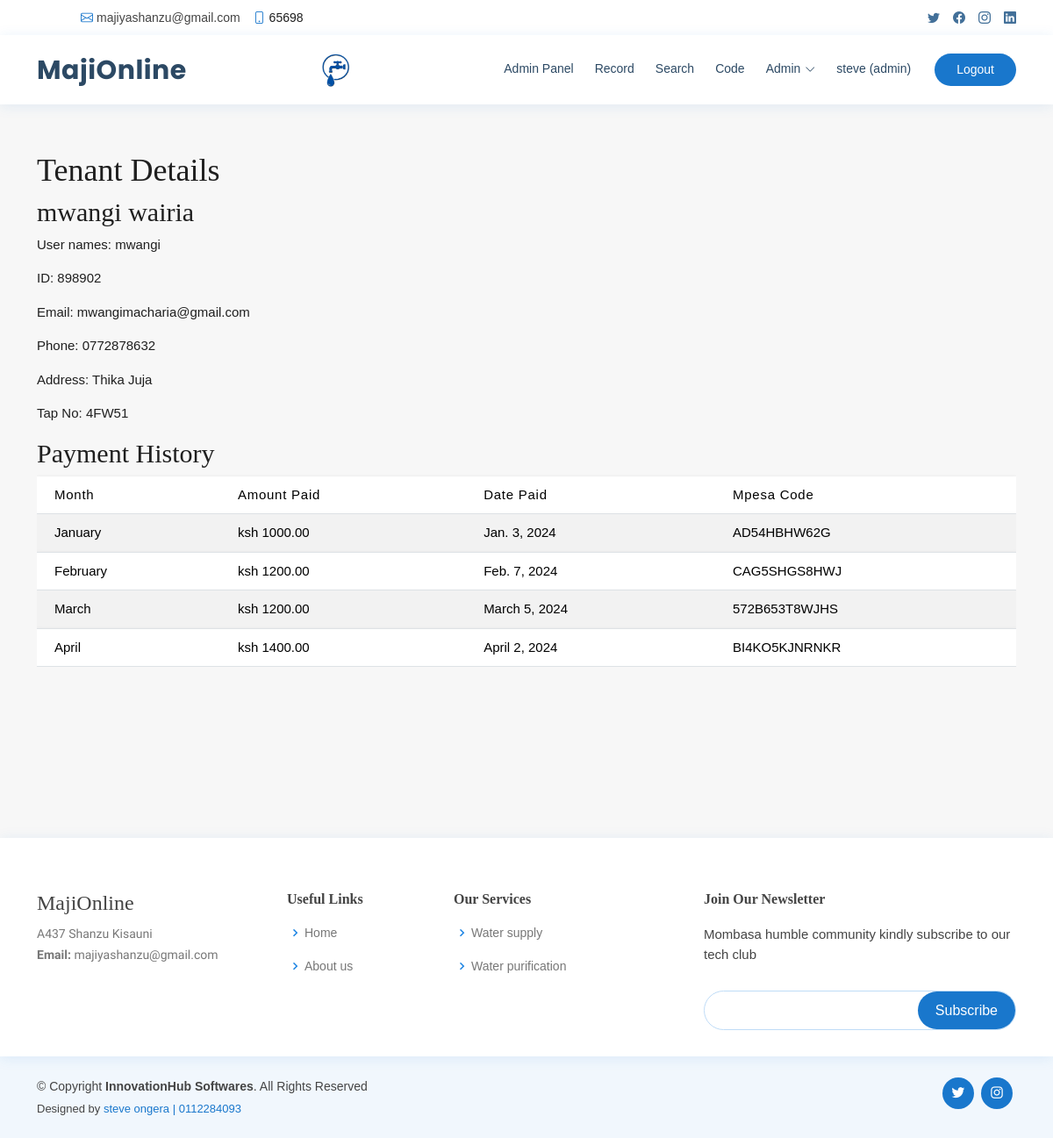
/tenant/7/ (signed in), run on an earlier commit of the app's database.
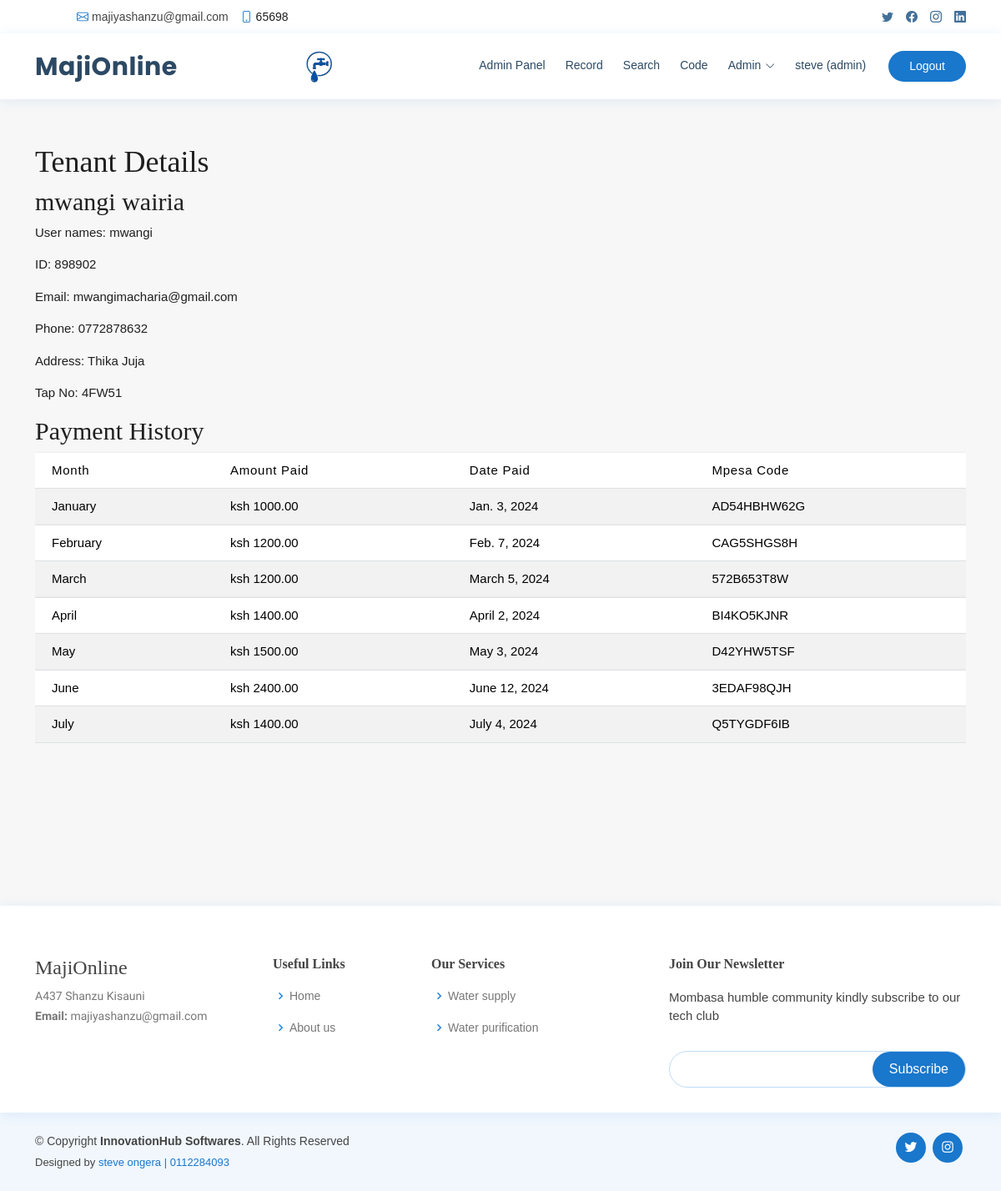
And on a later commit of the database.
### Record/models.py (models this page shows, shortened)
class Profile(models.Model):
    USER_TYPE_CHOICES = [
        ('guest', 'Guest'),
        ('admin', 'Admin'),
        ('developer', 'Developer'),
    ]
    user = models.OneToOneField(User, on_delete=models.CASCADE)
    user_type = models.CharField(max_length=20, choices=USER_TYPE_CHOICES)

class Tenant(models.Model):
    user_name = models.CharField(max_length=100)
    identification_number = models.CharField(max_length=20, unique=True)
    first_name = models.CharField(max_length=100)
    last_name = models.CharField(max_length=100)
    email = models.EmailField()
    phone = models.CharField(max_length=20)
    address = models.TextField()
    avatar = models.ImageField(upload_to='media', default='media/avatar.svg')
    house = models.ForeignKey(House,  on_delete=models.CASCADE)
    tap_no = models.CharField(max_length=100 , null=True, blank=True)

class Payment(models.Model):
    tenant = models.ForeignKey(Tenant, on_delete=models.CASCADE)
    month = models.ForeignKey(Month, on_delete=models.CASCADE)
    amount = models.DecimalField(max_digits=10, decimal_places=2)
    mpesa_code=models.CharField(max_length=100)
    date_paid = models.DateField()
    class Meta:
        unique_together = ('tenant', 'month')

class Month(models.Model):
    TERM_CHOICES = [
        ('January', 'January'),
        ('February', 'February'),
        ('March', 'March'),
        ('April', 'April'),
        ('May', 'May'),
        ('June', 'June'),
        ('July', 'July'),
        ('August', 'August'),
        ('September', 'September'),
        ('October', 'October'),
        ('November', 'November'),
        ('December', 'December'),
    ]
    name = models.CharField(max_length=10, choices=TERM_CHOICES)
    start_date = models.DateField()
    end_date = models.DateField()

### Record/views.py (the view)
# urls.py: path('tenant/<int:tenant_id>/', views.tenant_detail, name='tenant_detail'),
@login_required
@user_passes_test(is_admin_or_developer)
def tenant_detail(request, tenant_id):
    tenant = get_object_or_404(Tenant, id=tenant_id)
    payments = Payment.objects.filter(tenant=tenant)
    context = {
        'tenant': tenant,
        'payments': payments,
    }
    return render(request, 'tenant_detail.html', context)

### Record/views.py (called while the page is built)
def is_admin_or_developer(user):
    return user.profile.user_type in ['admin', 'developer']

### templates/tenant_detail.html (shortened to what this page needs)
{% extends 'base.html' %}
{% load static %}
{% block content %}
<link href="{% static 'assets/css/style2.css'%}" rel="stylesheet">
<br>
<br>
<br>
<br>
<br>
<main id="main" class="main">
    <section class="section">
        <div class="container">
                <h1>Tenant Details</h1>
                <h2>{{ tenant.first_name }} {{ tenant.last_name }}</h2>
                <p>User names: {{ tenant.user_name }}</p>
                <p>ID: {{ tenant.identification_number }}</p>
                <p>Email: {{ tenant.email }}</p>
                <p>Phone: {{ tenant.phone }}</p>
                <p>Address: {{ tenant.address }}</p>
                <p>Tap No: {{ tenant.tap_no }}</p>
                <div class="row">
                    <div class="col-md-12">
                        <div class="table-responsive">
                            <h2>Payment History</h2>
                            <table class="table table-striped custom-table mb-0 datatable">
                                <thead>
                                    <tr>
                                        <th>Month</th>
                                        <th>Amount Paid</th>
                                        <th>Date Paid</th>
                                        <th>Mpesa Code</th>
                                    </tr>
                                </thead>
                                <tbody>
                                    {% for payment in payments %}
                                    <tr>
                                        <td>{{ payment.month.name }}</td>
                                        <td>ksh {{ payment.amount }}</td>
                                        <td>{{ payment.date_paid }}</td>
                                        <td>{{ payment.mpesa_code }}</td>
                                    </tr>
                                    {% empty %}
                                    <tr>
                                        <td colspan="3">No payments found.</td>
                                    </tr>
                                    {% endfor %}
                                </tbody>
                            </table>
                        </div>
                    </div>
                </div>
     </section>
</main>
{% endblock %}

### templates/base.html (shortened to what this page needs)
{% load static %}
<!DOCTYPE html>
<html lang="en">
<head>
  <link href="{% static 'assets/vendor/fontawesome-free/css/all.min.css'%}" rel="stylesheet">
  <link href="{% static 'assets/vendor/animate.css/animate.min.css'%}" rel="stylesheet">
  <link href="{% static 'assets/vendor/bootstrap/css/bootstrap.min.css'%}" rel="stylesheet">
  <link href="{% static 'assets/vendor/bootstrap-icons/bootstrap-icons.css'%}" rel="stylesheet">
  <link href="{% static 'assets/vendor/boxicons/css/boxicons.min.css'%}" rel="stylesheet">
  <link href="{% static 'assets/vendor/glightbox/css/glightbox.min.css'%}" rel="stylesheet">
  <link href="{% static 'assets/vendor/remixicon/remixicon.css'%}" rel="stylesheet">
  <link href="{% static 'assets/vendor/swiper/swiper-bundle.min.css'%}" rel="stylesheet">
  <link rel="stylesheet" href="{% static 'assets/css/line-awesome.min.css'%}">
  <link rel="stylesheet" href="{% static 'assets/css/dataTables.bootstrap4.min.css'%}">
  <link href="{% static 'assets/css/style.css'%}" rel="stylesheet">
  <link href="https://cdnjs.cloudflare.com/ajax/libs/font-awesome/5.15.4/css/all.min.css" rel="stylesheet">
</head>
<body>
    {% include 'navbar.html'%}
            {% block content %}
            {% endblock %}
    {% include 'footer.html'%}
</body>
</html>

### templates/navbar.html (shortened to what this page needs)
{% load static %}
<div id="topbar" class="d-flex align-items-center fixed-top">
    <div class="container d-flex justify-content-between">
      <div class="contact-info d-flex align-items-center">
        <i class="bi bi-envelope"></i> <a href="mailto:majiyashanzu@gmail.com">majiyashanzu@gmail.com</a>
        <i class="bi bi-phone"></i> 65698
      </div>
      <div class="d-none d-lg-flex social-links align-items-center">
        <a href="#" class="twitter"><i class="bi bi-twitter"></i></a>
        <a href="#" class="facebook"><i class="bi bi-facebook"></i></a>
        <a href="#" class="instagram"><i class="bi bi-instagram"></i></a>
        <a href="#" class="linkedin"><i class="bi bi-linkedin"></i></i></a>
      </div>
    </div>
  </div>
  <header id="header" class="fixed-top">
    <div class="container d-flex align-items-center">
      <h1 class="logo me-auto"><a href="{% url 'home'%}">MajiOnline</a></h1>
      <a href="{% url 'home'%}" class="logo me-auto"><img src="{% static 'assets/img/logotap.png'%}" alt="xx" class="img-fluid"></a>
      <nav id="navbar" class="navbar order-last order-lg-0">
        <ul>
          {% if request.user.is_authenticated %}
          {% with profile=request.user.profile %}
          {% if profile.user_type == 'guest' %}
            <li><a class="nav-link scrollto" href="{% url 'dashboard' %}">Dashboard</a></li>
            <li><a class="nav-link scrollto" href="{% url 'maintenance_request_list' %}">Reports</a></li>
            {% elif profile.user_type == 'admin' %}
            <li><a class="nav-link scrollto" href="{% url 'admin_dashboard' %}">Admin Panel</a></li>
            <li> <a class="nav-link scrollto" href="{% url 'payment_status'%}"> Record </a> </li>
            <li> <a class="nav-link scrollto" href="{% url 'search_tenant'%}"> Search  </a> </li>
            <li> <a class="nav-link scrollto" href="{% url 'search_payment'%}"> Code  </a> </li>
            {% elif profile.user_type == 'developer' %}
            <li><a class="nav-link scrollto" href="{% url 'admin_dashboard' %}">Admin Panel</a></li>
            <li> <a class="nav-link scrollto" href="{% url 'payment_status'%}"> Record </a> </li>
            <li> <a class="nav-link scrollto" href="{% url 'search_tenant'%}"> Search  </a> </li>
            {% endif %}
            {% endwith %}
            {% endif %}
            {% if request.user.is_authenticated %}
            {% with profile=request.user.profile %}
            {% if profile.user_type == 'admin' %}
            <li class="dropdown"><a href="#"><span>Admin</span> <i class="bi bi-chevron-down"></i></a>
            </li>
            {% elif profile.user_type == 'guest' %}
            <li class="dropdown"><a href="#"><span>Tenant</span> <i class="bi bi-chevron-down"></i></a>
            </li>
            {% endif %}
            {% endwith %}
            {% endif %}
            {% if user.is_authenticated %}
          <li><a class="nav-link scrollto" href="#">{{ user.username }} ({{ user.profile.user_type }})</a></li>
                {% else %}
                    <li><a  class="getstarted scrollto" href="{% url 'login' %}">Login</a></li>
            {% endif %}
          </ul>
      </nav>
      {% if user.is_authenticated %}
      <a href="{% url 'logout'%}" class="appointment-btn scrollto">Logout</a>
      {% else %}
      <a href="{% url 'register'%}" class="appointment-btn scrollto"><span class="d-none d-md-inline"></span>Register</a>
      {% endif %}
    </div>
  </header>

### templates/footer.html (shortened to what this page needs)
{% load static %}
 <br>
 <br>
 <br>
 <br>
 <br>
 <br>
<footer id="footer">
    <div class="footer-top">
      <div class="container">
        <div class="row">
          <div class="col-lg-3 col-md-6 footer-contact">
            <h3>MajiOnline</h3>
            <p>
              A437 Shanzu Kisauni <br>
              <strong>Email:</strong> majiyashanzu@gmail.com<br>
            </p>
          </div>
          <div class="col-lg-2 col-md-6 footer-links">
            <h4>Useful Links</h4>
            <ul>
              <li><i class="bx bx-chevron-right"></i> <a href="#">Home</a></li>
              <li><i class="bx bx-chevron-right"></i> <a href="#">About us</a></li>
            </ul>
          </div>
          <div class="col-lg-3 col-md-6 footer-links">
            <h4>Our Services</h4>
            <ul>
              <li><i class="bx bx-chevron-right"></i> <a href="#">Water supply</a></li>
              <li><i class="bx bx-chevron-right"></i> <a href="#">Water purification</a></li>
            </ul>
          </div>
          <div class="col-lg-4 col-md-6 footer-newsletter">
            <h4>Join Our Newsletter</h4>
            <p>Mombasa humble community kindly subscribe to our tech club</p>
            <form action="" method="post">
              <input type="email" name="email"><input type="submit" value="Subscribe">
            </form>
          </div>
        </div>
      </div>
    </div>
    <div class="container d-md-flex py-4">
      <div class="me-md-auto text-center text-md-start">
        <div class="copyright">
          &copy; Copyright <strong><span>InnovationHub Softwares</span></strong>. All Rights Reserved
        </div>
        <div class="credits">
                   Designed by <a href="#">steve ongera | 0112284093 </a>
        </div>
      </div>
      <div class="social-links text-center text-md-right pt-3 pt-md-0">
        <a href="#" class="twitter"><i class="bx bxl-twitter"></i></a>
        <a href="#" class="instagram"><i class="bx bxl-instagram"></i></a>
      </div>
    </div>
  </footer>

### static/assets/css/style.css (style rules this page uses)
body { font-family: "Open Sans", sans-serif; color: #444444; }
a { color: #1977cc; text-decoration: none; }
h1, h2, h3, h4, h5, h6 { font-family: "Raleway", sans-serif; }
#topbar { background: #fff; height: 40px; font-size: 14px; transition: all 0.5s; z-index: 996; }
#topbar .contact-info a { line-height: 1; color: #444444; transition: 0.3s; }
#topbar .contact-info i { color: #1977cc; padding-right: 4px; margin-left: 15px; line-height: 0; }
#topbar .contact-info i:first-child { margin-left: 0; }
#topbar .social-links a { color: #437099; padding-left: 15px; display: inline-block; line-height: 1px; transition: 0.3s; }
#topbar .social-links a:first-child { border-left: 0; }
#header { background: #fff; transition: all 0.5s; z-index: 997; padding: 15px 0; top: 40px; box-shadow: 0px 2px 15px rgba(25, 119, 204, 0.1); }
#header .logo { font-size: 30px; margin: 0; padding: 0; line-height: 1; font-weight: 700; letter-spacing: 0.5px; font-family: "Poppins", sans-serif; }
#header .logo a { color: #2c4964; }
#header .logo img { max-height: 40px; }
.appointment-btn { margin-left: 25px; background: #1977cc; color: #fff; border-radius: 50px; padding: 8px 25px; white-space: nowrap; transition: 0.3s; font-size: 14px; display: inline-block; }
.navbar { padding: 0; }
.navbar ul { margin: 0; padding: 0; display: flex; list-style: none; align-items: center; }
.navbar li { position: relative; }
.navbar>ul>li { position: relative; white-space: nowrap; padding: 8px 0 8px 20px; }
.navbar a, .navbar a:focus { display: flex; align-items: center; justify-content: space-between; font-size: 14px; color: #2c4964; white-space: nowrap; transition: 0.3s; border-bottom: 2px solid #fff; padding: 5px 2px; }
.navbar a i, .navbar a:focus i { font-size: 12px; line-height: 0; margin-left: 5px; }
section { padding: 60px 0; overflow: hidden; }
#footer { color: #444444; font-size: 14px; background: #f1f7fd; }
#footer .footer-top { padding: 60px 0 30px 0; background: #fff; box-shadow: 0px 2px 15px rgba(25, 119, 204, 0.1); }
#footer .footer-top .footer-contact { margin-bottom: 30px; }
#footer .footer-top .footer-contact p { font-size: 14px; line-height: 24px; margin-bottom: 0; font-family: "Raleway", sans-serif; color: #777777; }
#footer .footer-top h4 { font-size: 16px; font-weight: bold; color: #444444; position: relative; padding-bottom: 12px; }
#footer .footer-top .footer-links { margin-bottom: 30px; }
#footer .footer-top .footer-links ul { list-style: none; padding: 0; margin: 0; }
#footer .footer-top .footer-links ul i { padding-right: 2px; color: #1c84e3; font-size: 18px; line-height: 1; }
#footer .footer-top .footer-links ul li { padding: 10px 0; display: flex; align-items: center; }
#footer .footer-top .footer-links ul li:first-child { padding-top: 0; }
#footer .footer-top .footer-links ul a { color: #777777; transition: 0.3s; display: inline-block; line-height: 1; }
#footer .footer-newsletter { font-size: 15px; }
#footer .footer-newsletter h4 { font-size: 16px; font-weight: bold; color: #444444; position: relative; padding-bottom: 12px; }
#footer .footer-newsletter form { margin-top: 30px; background: #fff; padding: 6px 10px; position: relative; border-radius: 50px; text-align: left; border: 1px solid #bfdcf7; }
#footer .footer-newsletter form input[type=email] { border: 0; padding: 4px 8px; width: calc(100% - 100px); }
#footer .footer-newsletter form input[type=submit] { position: absolute; top: 0; right: 0; bottom: 0; border: 0; background: none; font-size: 16px; padding: 0 20px; background: #1977cc; color: #fff; transition: 0.3s; border-radius: 50px; }
#footer .credits { padding-top: 5px; font-size: 13px; color: #444444; }
#footer .social-links a { font-size: 18px; display: inline-block; background: #1977cc; color: #fff; line-height: 1; padding: 8px 0; margin-right: 4px; border-radius: 50%; text-align: center; width: 36px; height: 36px; transition: 0.3s; }

What changed in the data, as far as the page shows it:
changed Payment "February": mpesa_code "CAG5SHGS8HWJ" → "CAG5SHGS8H"
changed Payment "March 5, 2024": mpesa_code "572B653T8WJHS" → "572B653T8W"
changed Payment "April": mpesa_code "BI4KO5KJNRNKR" → "BI4KO5KJNR"
added Payment: month.name "May", amount "1500.00", date_paid "May 3, 2024", mpesa_code "D42YHW5TSF"
added Payment: month.name "June", amount "2400.00", date_paid "June 12, 2024", mpesa_code "3EDAF98QJH"
added Payment: month.name "July", amount "1400.00", date_paid "July 4, 2024", mpesa_code "Q5TYGDF6IB"
